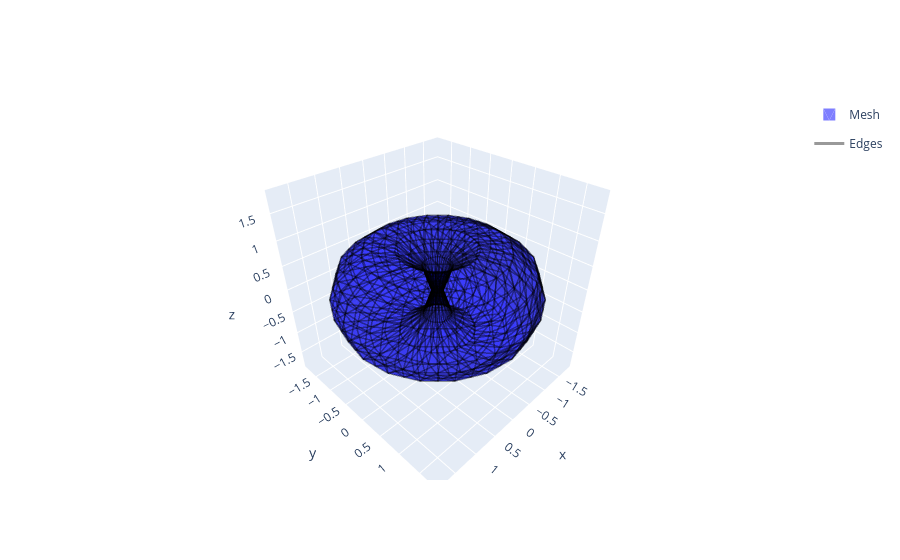

Notebook code cell kept with this figure:
### Code cell
fig = plotly_draw_3D_mesh(
    V_sub,
    F_sub,
    show_now=False,
    edge_color_width=3,
    edge_color_opacity=0.4,
    mesh_color_opacity=0.5,
)
fig.show()

### Figure 1 — Plotly figure (JSON) as saved in the notebook; plotly's stock layout.template omitted (floating-point values rounded to 4 significant figures; data arrays with more than 128 entries replaced by an {"elided": "..."} marker saying what was removed)
{"data": [{"color": "blue", "i": {"elided": "1600 int values"}, "j": {"elided": "1600 int values"}, "k": {"elided": "1600 int values"}, "legendgroup": "Mesh", "name": "Mesh", "opacity": 0.5, "showlegend": true, "type": "mesh3d", "x": {"elided": "800 float values"}, "y": {"elided": "800 float values"}, "z": {"elided": "800 float values"}}, {"legendgroup": "Edges", "line": {"color": "black", "width": 3}, "mode": "lines", "name": "Edges", "opacity": 0.4, "showlegend": true, "type": "scatter3d", "x": {"elided": "7200 float values"}, "y": {"elided": "7200 float values"}, "z": {"elided": "7200 float values"}}], "layout": {"scene": {"aspectmode": "cube", "xaxis": {"range": [-1.9, 1.9]}, "yaxis": {"range": [-1.9, 1.9]}, "zaxis": {"range": [-1.9, 1.9]}}}}
